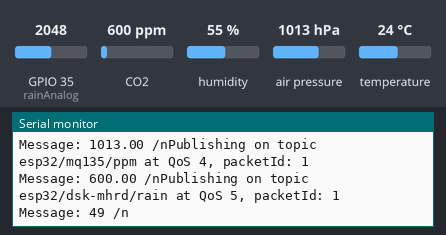
A sketch run on a simulated ESP32. Parts: the last lines printed to the serial monitor. The test bench sets the inputs (shaded band); at power-on: CO2 600 ppm, GPIO 35 (rainAnalog) = 2048, humidity 55 %, air pressure 1013 hPa, temperature 24 °C. WiFi joins after 1.5 s; servers stay silent unless stated; no MQTT or app messages arrive unless stated.

Above: at 18.0 s.
18.1 s: CO2 set to 452 ppm
At 20.08 s:
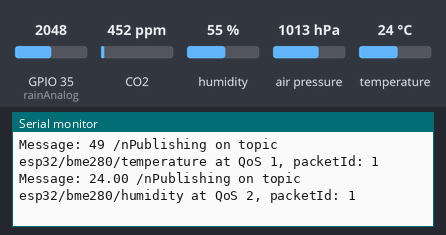
33.0 s: GPIO 35 (rainAnalog) set to 2866
At 40.16 s:
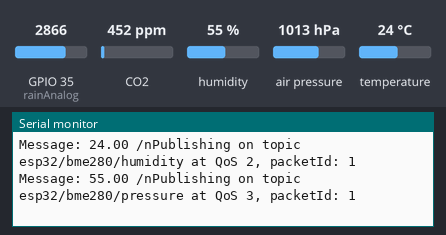
47.9 s: humidity set to 22 %
At 50.33 s:
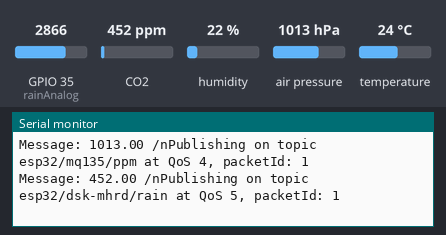
62.8 s: air pressure set to 952 hPa
At 70.25 s:
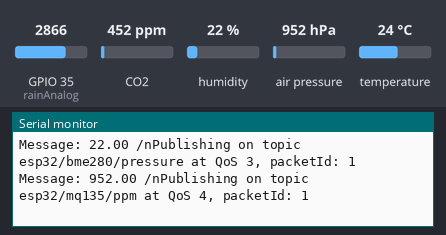

The sketch:

pendeteksi_cuaca.ino
```cpp
// for Arduino Microcontroller
//#define rainAnalog A1
//#define rainDigital 2

// for ESP8266 Microcontroller
//#define rainAnalog A0
//#define rainDigital D1

#include <WiFi.h>
extern "C" {
  #include "freertos/FreeRTOS.h"
  #include "freertos/timers.h"
}
#include <AsyncMqttClient.h>
#include <Wire.h>
#include <SPI.h>
#include <Adafruit_Sensor.h>
#include <Adafruit_BME280.h>
#include <MQ135.h>

#define SEALEVELPRESSURE_HPA (1013.25)

// for ESP32 Microcontroller
#define rainAnalog 35
//#define rainDigital 34
#define mqAnalog 34
//const int sm = 4;

#define WIFI_SSID "Galaxy A32"
#define WIFI_PASSWORD "sdnk5012"

// Raspberry Pi Mosquitto MQTT Broker
#define MQTT_HOST IPAddress(192, 168, 18, 54)
// For a cloud MQTT broker, type the domain name
//#define MQTT_HOST "example.com"
#define MQTT_PORT 1883

// Temperature MQTT Topic
#define MQTT_PUB_TEMP "esp32/bme280/temperature"
#define MQTT_PUB_TEMP_2 "esp32/bme280/humidity"
#define MQTT_PUB_TEMP_3 "esp32/bme280/pressure"
#define MQTT_PUB_TEMP_4 "esp32/mq135/ppm"
#define MQTT_PUB_TEMP_5 "esp32/dsk-mhrd/rain"

Adafruit_BME280 bme; // I2C
Adafruit_Sensor *bme_temp = bme.getTemperatureSensor();
Adafruit_Sensor *bme_pressure = bme.getPressureSensor();
Adafruit_Sensor *bme_humidity = bme.getHumiditySensor();
//Adafruit_BME280 bme(BME_CS); // hardware SPI
//Adafruit_BME280 bme(BME_CS, BME_MOSI, BME_MISO, BME_SCK); // software SPI

MQ135 mq135_sensor(mqAnalog);

// float temperature = 35.0; // Assume current temperature. Recommended to measure with DHT22
// float humidity =  35.0;// Assume current humidity. Recommended to measure with DHT22

AsyncMqttClient mqttClient;
TimerHandle_t mqttReconnectTimer;
TimerHandle_t wifiReconnectTimer;

unsigned long previousMillis = 0;   // Stores last time sensor was published
const long interval = 10000;        // Interval at which to publish sensor readings

unsigned long delayTime;

void connectToWifi() {
  Serial.println("Connecting to Wi-Fi...");
  WiFi.begin(WIFI_SSID, WIFI_PASSWORD);
}

void connectToMqtt() {
  Serial.println("Connecting to MQTT...");
  mqttClient.connect();
}

void WiFiEvent(WiFiEvent_t event) {
  Serial.printf("[WiFi-event] event: %d\n", event);
  switch(event) {
    case SYSTEM_EVENT_STA_GOT_IP:
      Serial.println("WiFi connected");
      Serial.println("IP address: ");
      Serial.println(WiFi.localIP());
      connectToMqtt();
      break;
    case SYSTEM_EVENT_STA_DISCONNECTED:
      Serial.println("WiFi lost connection");
      xTimerStop(mqttReconnectTimer, 0); // ensure we don't reconnect to MQTT while reconnecting to Wi-Fi
      xTimerStart(wifiReconnectTimer, 0);
      break;
  }
}

void onMqttConnect(bool sessionPresent) {
  Serial.println("Connected to MQTT.");
  Serial.print("Session present: ");
  Serial.println(sessionPresent);
}

void onMqttDisconnect(AsyncMqttClientDisconnectReason reason) {
  Serial.println("Disconnected from MQTT.");
  if (WiFi.isConnected()) {
    xTimerStart(mqttReconnectTimer, 0);
  }
}

/*void onMqttSubscribe(uint16_t packetId, uint8_t qos) {
  Serial.println("Subscribe acknowledged.");
  Serial.print("  packetId: ");
  Serial.println(packetId);
  Serial.print("  qos: ");
  Serial.println(qos);
}
void onMqttUnsubscribe(uint16_t packetId) {
  Serial.println("Unsubscribe acknowledged.");
  Serial.print("  packetId: ");
  Serial.println(packetId);
}*/

void onMqttPublish(uint16_t packetId) {
  Serial.println("Publish acknowledged.");
  Serial.print("  packetId: ");
  Serial.println(packetId);
}

void setup() {
    Serial.begin(9600);
    while(!Serial);    // time to get serial running
    Serial.println(F("BME280 test"));

    unsigned status;

    // default settings
    status = bme.begin(0x76);
    // You can also pass in a Wire library object like &Wire2
    // status = bme.begin(0x76, &Wire2)
    if (!status) {
        Serial.println("Could not find a valid BME280 sensor, check wiring, address, sensor ID!");
        Serial.print("SensorID was: 0x"); Serial.println(bme.sensorID(),16);
        Serial.print("        ID of 0xFF probably means a bad address, a BMP 180 or BMP 085\n");
        Serial.print("   ID of 0x56-0x58 represents a BMP 280,\n");
        Serial.print("        ID of 0x60 represents a BME 280.\n");
        Serial.print("        ID of 0x61 represents a BME 680.\n");
        while (1) delay(10);
    }

  bme_temp->printSensorDetails();
  bme_pressure->printSensorDetails();
  bme_humidity->printSensorDetails();
  pinMode(rainAnalog,INPUT);
  // pinMode(mqDigital,INPUT);

  mqttReconnectTimer = xTimerCreate("mqttTimer", pdMS_TO_TICKS(2000), pdFALSE, (void*)0, reinterpret_cast<TimerCallbackFunction_t>(connectToMqtt));
  wifiReconnectTimer = xTimerCreate("wifiTimer", pdMS_TO_TICKS(2000), pdFALSE, (void*)0, reinterpret_cast<TimerCallbackFunction_t>(connectToWifi));

  WiFi.onEvent(WiFiEvent);

  mqttClient.onConnect(onMqttConnect);
  mqttClient.onDisconnect(onMqttDisconnect);
  //mqttClient.onSubscribe(onMqttSubscribe);
  //mqttClient.onUnsubscribe(onMqttUnsubscribe);
  mqttClient.onPublish(onMqttPublish);
  mqttClient.setServer(MQTT_HOST, MQTT_PORT);
  // If your broker requires authentication (username and password), set them below
  mqttClient.setCredentials("thomson12", "imoetica");
  connectToWifi();

    Serial.println("-- Default Test --");
    delayTime = 1000;

    Serial.println();
}


void loop() {
    unsigned long currentMillis = millis();
  // Every X number of seconds (interval = 10 seconds)
  // it publishes a new MQTT message
  if (currentMillis - previousMillis >= interval) {
    // Save the last time a new reading was published
    previousMillis = currentMillis;

    sensors_event_t temp_event, pressure_event, humidity_event;
    bme_temp->getEvent(&temp_event);
    bme_pressure->getEvent(&pressure_event);
    bme_humidity->getEvent(&humidity_event);
    float rainAnalogVal = analogRead(rainAnalog);
    float rainFloat = rainAnalogVal/4095;
    int rain = 100 - (rainFloat * 100);
    //int rainDigitalVal = digitalRead(rainDigital);
    float PPM = mq135_sensor.getPPM();
    //float correctedPPM = mq135_sensor.getCorrectedPPM(temperature, humidity);

    // Publish an MQTT message on topic esp32/ds18b20/temperature
    uint16_t packetIdPub1 = mqttClient.publish(MQTT_PUB_TEMP, 1, true, String(temp_event.temperature).c_str());
    Serial.printf("Publishing on topic %s at QoS 1, packetId: ", MQTT_PUB_TEMP);
    Serial.println(packetIdPub1);
    Serial.printf("Message: %.2f /n", temp_event.temperature);

    // Publish an MQTT message on topic esp32/ds18b20/humidity
    uint16_t packetIdPub2 = mqttClient.publish(MQTT_PUB_TEMP_2, 1, true, String(humidity_event.relative_humidity).c_str());
    Serial.printf("Publishing on topic %s at QoS 2, packetId: ", MQTT_PUB_TEMP_2);
    Serial.println(packetIdPub2);
    Serial.printf("Message: %.2f /n", humidity_event.relative_humidity);

    // Publish an MQTT message on topic esp32/ds18b20/pressure
    uint16_t packetIdPub3 = mqttClient.publish(MQTT_PUB_TEMP_3, 1, true, String(pressure_event.pressure).c_str());
    Serial.printf("Publishing on topic %s at QoS 3, packetId: ", MQTT_PUB_TEMP_3);
    Serial.println(packetIdPub3);
    Serial.printf("Message: %.2f /n", pressure_event.pressure);

    // Publish an MQTT message on topic esp32/mq135/ppm
    uint16_t packetIdPub4 = mqttClient.publish(MQTT_PUB_TEMP_4, 1, true, String(PPM).c_str());
    Serial.printf("Publishing on topic %s at QoS 4, packetId: ", MQTT_PUB_TEMP_4);
    Serial.println(packetIdPub4);
    Serial.printf("Message: %.2f /n", PPM);

    // Publish an MQTT message on topic esp32/mq135/ppm
    uint16_t packetIdPub5 = mqttClient.publish(MQTT_PUB_TEMP_5, 1, true, String(rain).c_str());
    Serial.printf("Publishing on topic %s at QoS 5, packetId: ", MQTT_PUB_TEMP_5);
    Serial.println(packetIdPub5);
    Serial.printf("Message: %d /n", rain);
  }

    //printValues();
    //delay(delayTime);
}
```

Measured:
- after the input at 47.9 s, the serial monitor: prints a new line after 2.2 s (image 3)
- after the input at 62.8 s, the serial monitor: prints a new line after 7.4 s (image 4)
